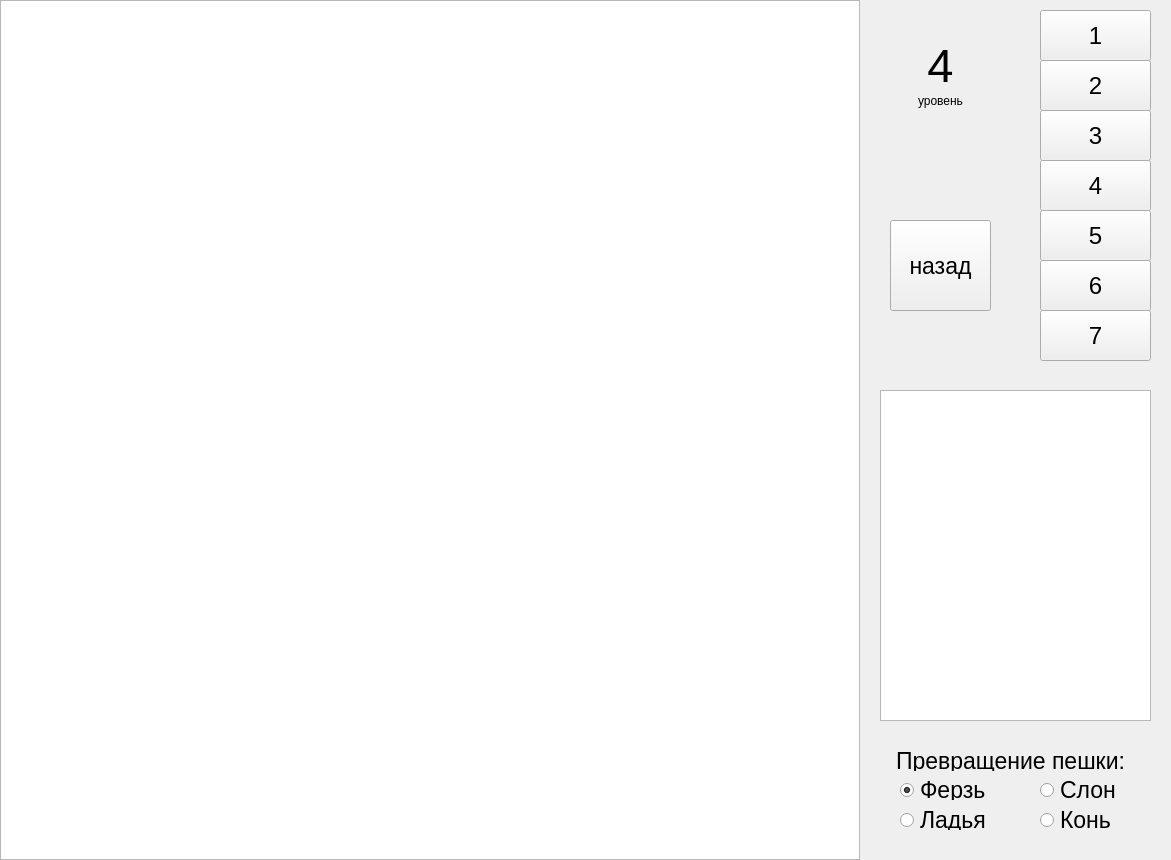
<?xml version="1.0" encoding="UTF-8"?>
<ui version="4.0">
 <class>MainWindow</class>
 <widget class="QMainWindow" name="MainWindow">
  <property name="geometry">
   <rect>
    <x>0</x>
    <y>0</y>
    <width>1171</width>
    <height>860</height>
   </rect>
  </property>
  <property name="windowTitle">
   <string>MainWindow</string>
  </property>
  <widget class="QWidget" name="centralwidget">
   <widget class="QGraphicsView" name="graphicsView">
    <property name="geometry">
     <rect>
      <x>0</x>
      <y>0</y>
      <width>860</width>
      <height>860</height>
     </rect>
    </property>
   </widget>
   <widget class="QTextEdit" name="textEdit">
    <property name="geometry">
     <rect>
      <x>880</x>
      <y>390</y>
      <width>271</width>
      <height>331</height>
     </rect>
    </property>
    <property name="font">
     <font>
      <pointsize>17</pointsize>
     </font>
    </property>
    <property name="html">
     <string>&lt;!DOCTYPE HTML PUBLIC &quot;-//W3C//DTD HTML 4.0//EN&quot; &quot;http://www.w3.org/TR/REC-html40/strict.dtd&quot;&gt;
&lt;html&gt;&lt;head&gt;&lt;meta name=&quot;qrichtext&quot; content=&quot;1&quot; /&gt;&lt;style type=&quot;text/css&quot;&gt;
p, li { white-space: pre-wrap; }
&lt;/style&gt;&lt;/head&gt;&lt;body style=&quot; font-family:'.AppleSystemUIFont'; font-size:17pt; font-weight:400; font-style:normal;&quot;&gt;
&lt;p style=&quot;-qt-paragraph-type:empty; margin-top:0px; margin-bottom:0px; margin-left:0px; margin-right:0px; -qt-block-indent:0; text-indent:0px; font-family:'.AppleSystemUIFont';&quot;&gt;&lt;br /&gt;&lt;/p&gt;&lt;/body&gt;&lt;/html&gt;</string>
    </property>
   </widget>
   <widget class="QLabel" name="label_2">
    <property name="geometry">
     <rect>
      <x>910</x>
      <y>35</y>
      <width>61</width>
      <height>61</height>
     </rect>
    </property>
    <property name="font">
     <font>
      <pointsize>35</pointsize>
     </font>
    </property>
    <property name="text">
     <string>4</string>
    </property>
    <property name="alignment">
     <set>Qt::AlignCenter</set>
    </property>
   </widget>
   <widget class="QRadioButton" name="radioButton">
    <property name="geometry">
     <rect>
      <x>900</x>
      <y>780</y>
      <width>181</width>
      <height>20</height>
     </rect>
    </property>
    <property name="font">
     <font>
      <pointsize>17</pointsize>
     </font>
    </property>
    <property name="autoFillBackground">
     <bool>false</bool>
    </property>
    <property name="text">
     <string>Ферзь</string>
    </property>
    <property name="checked">
     <bool>true</bool>
    </property>
    <property name="autoRepeat">
     <bool>false</bool>
    </property>
   </widget>
   <widget class="QRadioButton" name="radioButton_2">
    <property name="geometry">
     <rect>
      <x>900</x>
      <y>810</y>
      <width>181</width>
      <height>20</height>
     </rect>
    </property>
    <property name="font">
     <font>
      <pointsize>17</pointsize>
     </font>
    </property>
    <property name="text">
     <string>Ладья</string>
    </property>
   </widget>
   <widget class="QRadioButton" name="radioButton_3">
    <property name="geometry">
     <rect>
      <x>1040</x>
      <y>780</y>
      <width>181</width>
      <height>20</height>
     </rect>
    </property>
    <property name="font">
     <font>
      <pointsize>17</pointsize>
     </font>
    </property>
    <property name="text">
     <string>Слон</string>
    </property>
   </widget>
   <widget class="QRadioButton" name="radioButton_4">
    <property name="geometry">
     <rect>
      <x>1040</x>
      <y>810</y>
      <width>181</width>
      <height>20</height>
     </rect>
    </property>
    <property name="font">
     <font>
      <pointsize>17</pointsize>
     </font>
    </property>
    <property name="text">
     <string>Конь</string>
    </property>
   </widget>
   <widget class="QPushButton" name="pushButton">
    <property name="geometry">
     <rect>
      <x>890</x>
      <y>220</y>
      <width>101</width>
      <height>91</height>
     </rect>
    </property>
    <property name="font">
     <font>
      <pointsize>17</pointsize>
     </font>
    </property>
    <property name="text">
     <string>назад</string>
    </property>
   </widget>
   <widget class="QPushButton" name="pushButton_2">
    <property name="geometry">
     <rect>
      <x>1040</x>
      <y>10</y>
      <width>111</width>
      <height>51</height>
     </rect>
    </property>
    <property name="font">
     <font>
      <pointsize>18</pointsize>
     </font>
    </property>
    <property name="text">
     <string>1</string>
    </property>
   </widget>
   <widget class="QPushButton" name="pushButton_3">
    <property name="geometry">
     <rect>
      <x>1040</x>
      <y>60</y>
      <width>111</width>
      <height>51</height>
     </rect>
    </property>
    <property name="font">
     <font>
      <pointsize>18</pointsize>
     </font>
    </property>
    <property name="text">
     <string>2</string>
    </property>
   </widget>
   <widget class="QPushButton" name="pushButton_5">
    <property name="geometry">
     <rect>
      <x>1040</x>
      <y>160</y>
      <width>111</width>
      <height>51</height>
     </rect>
    </property>
    <property name="font">
     <font>
      <pointsize>18</pointsize>
     </font>
    </property>
    <property name="text">
     <string>4</string>
    </property>
   </widget>
   <widget class="QPushButton" name="pushButton_4">
    <property name="geometry">
     <rect>
      <x>1040</x>
      <y>110</y>
      <width>111</width>
      <height>51</height>
     </rect>
    </property>
    <property name="font">
     <font>
      <pointsize>18</pointsize>
     </font>
    </property>
    <property name="text">
     <string>3</string>
    </property>
   </widget>
   <widget class="QPushButton" name="pushButton_6">
    <property name="geometry">
     <rect>
      <x>1040</x>
      <y>210</y>
      <width>111</width>
      <height>51</height>
     </rect>
    </property>
    <property name="font">
     <font>
      <pointsize>18</pointsize>
     </font>
    </property>
    <property name="text">
     <string>5</string>
    </property>
   </widget>
   <widget class="QPushButton" name="pushButton_7">
    <property name="geometry">
     <rect>
      <x>1040</x>
      <y>260</y>
      <width>111</width>
      <height>51</height>
     </rect>
    </property>
    <property name="font">
     <font>
      <pointsize>18</pointsize>
     </font>
    </property>
    <property name="text">
     <string>6</string>
    </property>
   </widget>
   <widget class="QLabel" name="label_3">
    <property name="geometry">
     <rect>
      <x>880</x>
      <y>750</y>
      <width>261</width>
      <height>21</height>
     </rect>
    </property>
    <property name="font">
     <font>
      <pointsize>17</pointsize>
     </font>
    </property>
    <property name="text">
     <string>Превращение пешки:</string>
    </property>
    <property name="alignment">
     <set>Qt::AlignCenter</set>
    </property>
   </widget>
   <widget class="QLabel" name="label_4">
    <property name="geometry">
     <rect>
      <x>900</x>
      <y>90</y>
      <width>81</width>
      <height>21</height>
     </rect>
    </property>
    <property name="text">
     <string>уровень</string>
    </property>
    <property name="alignment">
     <set>Qt::AlignCenter</set>
    </property>
   </widget>
   <widget class="QPushButton" name="pushButton_8">
    <property name="geometry">
     <rect>
      <x>1040</x>
      <y>310</y>
      <width>111</width>
      <height>51</height>
     </rect>
    </property>
    <property name="font">
     <font>
      <pointsize>18</pointsize>
     </font>
    </property>
    <property name="text">
     <string>7</string>
    </property>
   </widget>
  </widget>
 </widget>
 <resources/>
 <connections/>
</ui>
